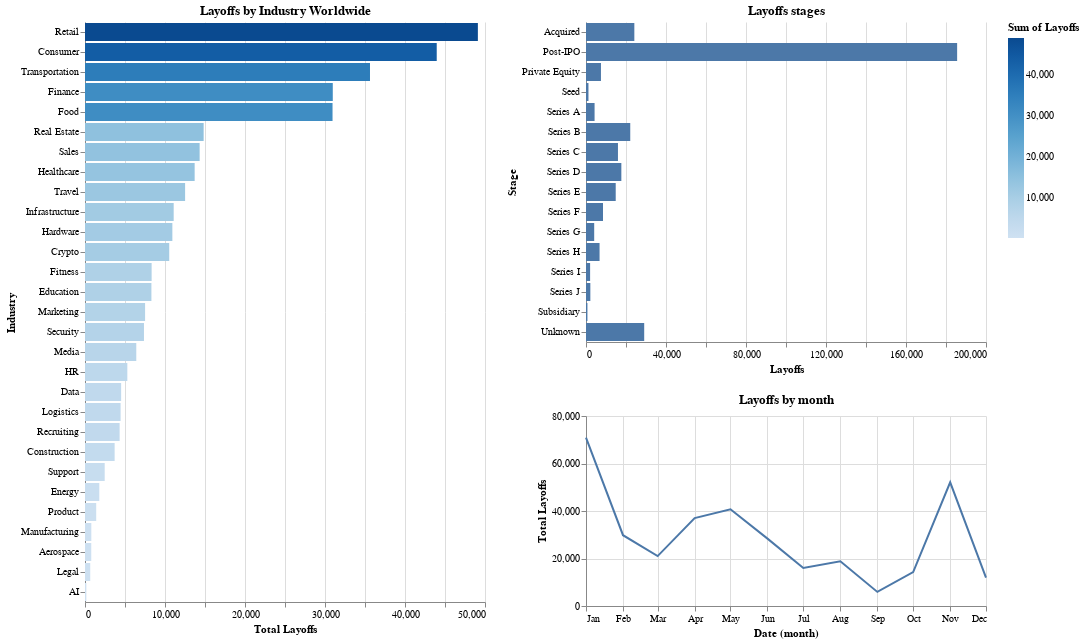

Notebook code cell kept with this figure:
### Code cell
color_scale = alt.Scale(scheme='blues')
selection = alt.selection_single(fields=["Industry"])
bars = alt.Chart(df).mark_bar().encode(
    y=alt.Y('Industry:N', sort='-x', title='Industry'),
    x=alt.X('sum(Layoffs):Q', title='Total Layoffs'),
    color=alt.Color('sum(Layoffs):Q',scale=color_scale),
    opacity=alt.condition(selection, alt.value(1), alt.value(0.2)),
    tooltip=[alt.Tooltip('Industry:N'), alt.Tooltip('sum(Layoffs):Q', title='Layoffs')]
).properties(
    title="Layoffs by Industry Worldwide"
)


# Add text labels to the bars
text = bars.mark_text(
    align='left',
    baseline='middle',
    dx=3  # Nudge text to the right so it doesn't appear on top of the bar
).encode(
    # text=alt.Text('sum(Layoffs):Q')
)

# Configure overall look of the chart
fancy_bars = (bars + text).add_selection(selection)

# Chart for layoffs by stage
chart_stage = alt.Chart(df).transform_filter(selection).transform_aggregate(
    GroupedLayoffs='sum(Layoffs)',
    groupby=['Stage']
).mark_bar().encode(
    x=alt.X("GroupedLayoffs:Q", title="Layoffs"),
    y='Stage:O'
).properties(
    title="Layoffs stages"
)


layoffs_month = alt.Chart(df).transform_filter(selection).mark_line().encode(
    x='month(Date):T',
    y=alt.Y("sum(Layoffs):Q", title="Total Layoffs")
).properties(
    title="Layoffs by month",
    width=400,
    height=190
)

dashboard = (((fancy_bars)| (chart_stage & layoffs_month))).configure_view(
    strokeWidth=0
)

dashboard

### Figure 1 — Vega-Lite specification as saved in the notebook (floating-point values rounded to 4 significant figures; data arrays with more than 128 entries replaced by an {"elided": "..."} marker saying what was removed)
{"config": {"view": {"continuousWidth": 400, "continuousHeight": 300, "strokeWidth": 0}}, "hconcat": [{"layer": [{"mark": "bar", "encoding": {"color": {"aggregate": "sum", "field": "Layoffs", "scale": {"scheme": "blues"}, "type": "quantitative"}, "opacity": {"condition": {"value": 1, "selection": "selector018"}, "value": 0.2}, "tooltip": [{"field": "Industry", "type": "nominal"}, {"aggregate": "sum", "field": "Layoffs", "title": "Layoffs", "type": "quantitative"}], "x": {"aggregate": "sum", "field": "Layoffs", "title": "Total Layoffs", "type": "quantitative"}, "y": {"field": "Industry", "sort": "-x", "title": "Industry", "type": "nominal"}}, "selection": {"selector018": {"type": "single", "fields": ["Industry"]}}, "title": "Layoffs by Industry Worldwide"}, {"mark": {"type": "text", "align": "left", "baseline": "middle", "dx": 3}, "encoding": {"color": {"aggregate": "sum", "field": "Layoffs", "scale": {"scheme": "blues"}, "type": "quantitative"}, "opacity": {"condition": {"value": 1, "selection": "selector018"}, "value": 0.2}, "tooltip": [{"field": "Industry", "type": "nominal"}, {"aggregate": "sum", "field": "Layoffs", "title": "Layoffs", "type": "quantitative"}], "x": {"aggregate": "sum", "field": "Layoffs", "title": "Total Layoffs", "type": "quantitative"}, "y": {"field": "Industry", "sort": "-x", "title": "Industry", "type": "nominal"}}, "title": "Layoffs by Industry Worldwide"}]}, {"vconcat": [{"mark": "bar", "encoding": {"x": {"field": "GroupedLayoffs", "title": "Layoffs", "type": "quantitative"}, "y": {"field": "Stage", "type": "ordinal"}}, "title": "Layoffs stages", "transform": [{"filter": {"selection": "selector018"}}, {"aggregate": [{"op": "sum", "field": "Layoffs", "as": "GroupedLayoffs"}], "groupby": ["Stage"]}]}, {"mark": "line", "encoding": {"x": {"field": "Date", "timeUnit": "month", "type": "temporal"}, "y": {"aggregate": "sum", "field": "Layoffs", "title": "Total Layoffs", "type": "quantitative"}}, "height": 190, "title": "Layoffs by month", "transform": [{"filter": {"selection": "selector018"}}], "width": 400}]}], "data": {"name": "data-0d46b7c1c2da32eac30ee4670c24f998"}, "$schema": "https://vega.github.io/schema/vega-lite/v4.17.0.json", "datasets": {"data-0d46b7c1c2da32eac30ee4670c24f998": {"elided": "1386 records"}}}
